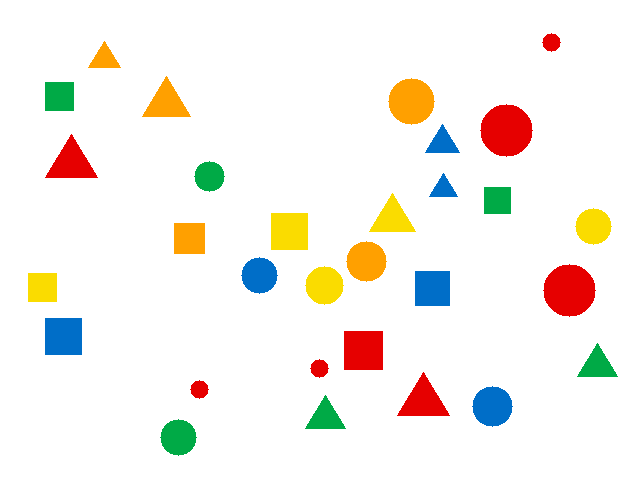
#> input picture module4_machineVision_cv-industrial-workshop/images/shapes.png, 640 x 480 px, found by its file name
$ jupyter execute --allow-errors 01_image_basics.ipynb   (older library calls are emulated)
#> lines starting #> are read from the running program, lines starting #| are printed output that depends on the picture; after the words box and inside, x2 and y2 are one past the last pixel; in counts of white or black regions, pixels touching at a corner belong together
### module4_machineVision_cv-industrial-workshop/scripts/vision_camera.py
"""
vision_camera.py : แหล่งภาพที่ใช้ร่วมกันทุก Workshop
  file   = ภาพจากไฟล์
  emu    = กล้อง Basler จำลอง (ไม่ต้องมีกล้องจริง)
  basler = กล้อง Basler จริง (GigE / USB)
  webcam = webcam สำรอง

ทุกแหล่งมีคำสั่งเหมือนกัน:  frame = src.read()   และ   src.close()
frame ที่ได้เป็นภาพสี BGR (numpy array) ส่งเข้า OpenCV ได้ทันที
"""
import os

# เปิดกล้องจำลองไว้เสมอ (ไม่กระทบกล้องจริง) จึงสลับ emu กับ basler ได้โดยไม่ต้อง Restart
os.environ.setdefault('PYLON_CAMEMU', '1')

import cv2
import numpy as np

# โฟลเดอร์ images/ ของ repo (ใช้ได้ไม่ว่าจะรันจากโฟลเดอร์ไหน)
IMG_DIR = os.path.join(os.path.dirname(os.path.abspath(__file__)), "..", "images")


def img_path(name):
    """คืน path เต็มของไฟล์ภาพตัวอย่างใน images/"""
    return name if os.path.exists(name) else os.path.join(IMG_DIR, name)


def imread_url(url, timeout=10):
    """โหลดภาพจาก URL (ต้องเป็นลิงก์ไฟล์ภาพโดยตรง เช่น .jpg / .png) คืนภาพ BGR เหมือน cv2.imread"""
    import ssl
    import urllib.request
    import numpy as np
    try:
        import certifi              # Python จาก python.org บน Mac ไม่มีใบรับรอง SSL ในตัว
        ctx = ssl.create_default_context(cafile=certifi.where())
    except ImportError:
        ctx = ssl.create_default_context()
    # บางเว็บบล็อกโปรแกรมที่ไม่บอกชื่อ browser จึงใส่ User-Agent ไว้
    req = urllib.request.Request(url, headers={"User-Agent": "Mozilla/5.0"})
    with urllib.request.urlopen(req, timeout=timeout, context=ctx) as r:
        data = r.read()
    img = cv2.imdecode(np.frombuffer(data, np.uint8), cv2.IMREAD_COLOR)
    if img is None:
        raise ValueError(f"ข้อมูลจาก {url} ไม่ใช่ไฟล์ภาพ (ลิงก์ต้องชี้ไปที่ไฟล์ภาพโดยตรง)")
    return img


# [25 lines left out: functions set_param, pick_device, not called in this run]

class FileSource:
    # [4 lines left out: function __init__, not called in this run]

    def read(self):
        return self.img.copy()

    def close(self):
        pass


class WebcamSource:
    # [7 lines left out: function __init__, not called in this run]

    def read(self):
        ok, frame = self.cap.read()
        return frame if ok else None

    def close(self):
        self.cap.release()


class BaslerSource:
    # [58 lines left out: functions __init__, read, not called in this run]

    def close(self):
        self.cam.StopGrabbing()
        self.cam.Close()


# [24 lines left out: functions add_source_args, open_source, fit_to_screen, not called in this run]


def use_thai_font():
    """ตั้งฟอนต์ไทยให้ matplotlib ทั้ง notebook (ทั้ง show() และกราฟที่วาดเอง)
    เลือกเฉพาะฟอนต์ที่มีในเครื่องจริง: Windows = Tahoma / Leelawadee UI, Mac = Thonburi / Tahoma"""
    import logging
    import warnings
    try:
        import matplotlib.pyplot as plt
        from matplotlib import font_manager
    except ImportError:
        return
    have = {f.name for f in font_manager.fontManager.ttflist}
    thai = [f for f in ("Tahoma", "Thonburi", "Leelawadee UI", "Noto Sans Thai",
                        "Sarabun", "Loma") if f in have]
    plt.rcParams["font.family"] = thai + ["DejaVu Sans"]
    logging.getLogger("matplotlib.font_manager").setLevel(logging.ERROR)
    warnings.filterwarnings("ignore", message="Glyph .* missing from font")


use_thai_font()   # เรียกทันทีที่ import vision_camera


def show(*imgs, titles=None, size=6):
    """แสดงภาพใน Jupyter Notebook (แปลง BGR เป็น RGB ให้อัตโนมัติ)"""
    import logging
    import warnings
    import matplotlib.pyplot as plt
    # ฟอนต์ที่มีภาษาไทย: Windows = Tahoma / Leelawadee UI, Mac = Thonburi
    # เลือกเฉพาะฟอนต์ไทยที่มีในเครื่องนี้จริง จึงไม่มีข้อความ findfont ... not found
    from matplotlib import font_manager
    have = {f.name for f in font_manager.fontManager.ttflist}
    thai = [f for f in ("Tahoma", "Leelawadee UI", "Thonburi", "Noto Sans Thai") if f in have]
    plt.rcParams["font.family"] = thai + ["DejaVu Sans"]
    warnings.filterwarnings("ignore", message="Glyph")
    warnings.filterwarnings("ignore", message="findfont")
    logging.getLogger("matplotlib.font_manager").setLevel(logging.ERROR)  # findfont มาทาง logging ไม่ใช่ warnings
    n = len(imgs)
    fig, axes = plt.subplots(1, n, figsize=(size * n, size * 0.75))
    axes = [axes] if n == 1 else axes
    for i, (ax, im) in enumerate(zip(axes, imgs)):
        if im.ndim == 2:
            ax.imshow(im, cmap="gray", vmin=0, vmax=255)
        else:
            ax.imshow(cv2.cvtColor(im, cv2.COLOR_BGR2RGB))
        if titles:
            ax.set_title(titles[i])
        ax.axis("off")
    plt.tight_layout()
    plt.show()


# [23 lines left out: function grab_one, not called in this run]


def put_label(img, text, org=(10, 30), scale=0.8, color=(0, 255, 255)):
    cv2.putText(img, text, org, cv2.FONT_HERSHEY_SIMPLEX, scale, (0, 0, 0), 4)
    cv2.putText(img, text, org, cv2.FONT_HERSHEY_SIMPLEX, scale, color, 2)


# ---------------------------------------------------------------
# สำหรับ Notebook 02b: เล่นกับกล้องจำลอง
# ---------------------------------------------------------------
# [28 lines left out: function grab_emu, not called in this run]


class EmuLine:
    """สายการผลิตจำลอง: กล้องจำลองส่งภาพจากโฟลเดอร์ทีละภาพ ทุกครั้งที่สั่ง Trigger
    ใช้แบบ:  line = EmuLine("line")  ->  frame = line.trigger()  ->  line.close()"""

    # [27 lines left out: functions __init__, trigger, not called in this run]

    def close(self):
        self.cam.StopGrabbing()
        self.cam.Close()


# [17 lines left out: function simulate_real, not called in this run]


class SimpleHOG:
    # HOG แบบเขียนเอง ใช้แทน cv2.HOGDescriptor ที่ไม่มีใน OpenCV 5  (ภาพ 64x48, cell 8, block 2x2, 9 ทิศ)
    def __init__(self, cell=8, bins=9):
        self.cell, self.bins = cell, bins

    # [32 lines left out: functions compute, make_hog, not called in this run]

### module4_machineVision_cv-industrial-workshop/notebooks/01_image_basics.ipynb
# Workshop 1: ภาพคืออะไร
**เป้าหมาย:** เปิดภาพ ดูว่าคอมพิวเตอร์เห็นภาพเป็นตัวเลขอย่างไร แยกชั้นสี RGB และ HSV แล้วลอง Threshold กับ Canny

วิธีใช้: คลิกที่ cell แล้วกด **Shift + Enter** เพื่อรันทีละ cell จากบนลงล่าง

[cell 1]
import sys, os
sys.path.insert(0, os.path.abspath("../scripts"))   # ให้หาไฟล์ vision_camera.py เจอ

import cv2
import numpy as np
from vision_camera import show, grab_one, img_path, put_label
print("OpenCV", cv2.__version__, "พร้อมใช้งาน")

## 1. เปิดภาพ

[cell 2]
img = cv2.imread(img_path("shapes.png"))
#> img is the input picture: shape (480, 640, 3); mean B, G, R 234.9, 241.3, 245.5
show(img, titles=["shapes.png"])

[cell 3]
from vision_camera import imread_url

url = "https://raw.githubusercontent.com/opencv/opencv/4.x/samples/data/fruits.jpg"
#> (the rest of this cell did not finish here and is left out)

print("ขนาด:", web_img.shape)
show(web_img, titles=["ภาพจากเว็บ"])

[cell 4]
from vision_camera import imread_url

BASE = "https://raw.githubusercontent.com/opencv/opencv/4.x/samples/data/"
examples = {
    "ชิ้นงานบน backlight (หามุม/ตำแหน่ง)": "pca_test1.jpg",
    "นับและแยกสี":                        "smarties.png",
    "อ่านเกจวัดแรงดัน":                    "gauge-1.jpg",
    "หาสินค้าในฉาก":                       "box_in_scene.png",
    "อ่านตัวอักษร (OCR)":                  "imageTextN.png",
}

web = {}
#> (the rest of this cell did not finish here and is left out)

    show(web[name], titles=[title])

## 2. ภาพคือตัวเลข 3 มิติ
`img.shape` บอก (สูง, กว้าง, ชั้นสี)  ส่วน `img[แถว, คอลัมน์]` คือค่าสีของพิกเซล 1 จุด
**ระวัง:** OpenCV เรียงสีเป็น **B, G, R**

[cell 5]
print("ขนาด (สูง, กว้าง, ชั้นสี):", img.shape)
#| ขนาด (สูง, กว้าง, ชั้นสี): (480, 640, 3)
print("ชนิดข้อมูล:", img.dtype, " (ค่า 0-255)")
#| ชนิดข้อมูล: uint8  (ค่า 0-255)
print("พิกเซลมุมซ้ายบน [B G R]:", img[0, 0])
#| พิกเซลมุมซ้ายบน [B G R]: [255 255 255]
print("พิกเซลในวงกลมแดง [B G R]:", img[270, 570])
#| พิกเซลในวงกลมแดง [B G R]: [  0   0 230]

## 3. ซูมจนเห็นพิกเซล
ตัดภาพเล็กๆ 16 × 16 พิกเซลที่ขอบวงกลมแดง แล้วขยายแบบไม่เกลี่ยสี (`INTER_NEAREST`) จะเห็นเป็นช่องสี่เหลี่ยม

[cell 6]
crop = img[262:278, 537:553]
big = cv2.resize(crop, (320, 320), interpolation=cv2.INTER_NEAREST)
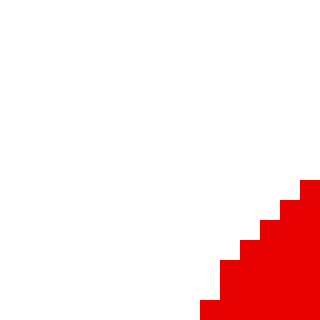
#> big: shape (320, 320, 3); mean of channels 0, 1, 2 229.1, 229.1, 252.5; drawn as B, G, R
show(img, big, titles=["ภาพเต็ม", "ซูม 16 x 16 พิกเซล"])
#> call 2 of show, with size = 6
#> in show (call 2), `plt.show()`:
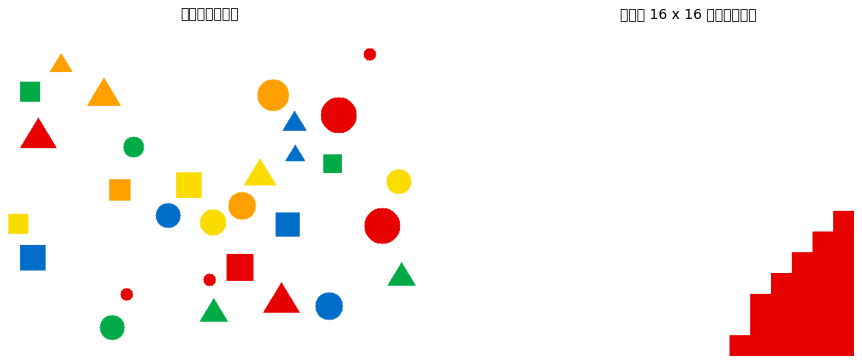
#> figure drawn by matplotlib, 2 panels

## 4. ภาพเทา (Gray) = 1 ตัวเลขต่อพิกเซล
สูตร: **Gray = 0.299R + 0.587G + 0.114B**  แดง (230, 0, 0) จึงได้ประมาณ 0.299 × 230 ≈ 69

[cell 7]
gray = cv2.cvtColor(img, cv2.COLOR_BGR2GRAY)
print("ขนาดภาพเทา:", gray.shape, " (ไม่มีชั้นสีแล้ว)")
#| ขนาดภาพเทา: (480, 640)  (ไม่มีชั้นสีแล้ว)
print("ค่าเทาของวงกลมแดง:", gray[270, 570])
#| ค่าเทาของวงกลมแดง: 69
show(img, gray, titles=["ภาพสี", "ภาพเทา"])
#> call 3 of show, with size = 6
#> in show (call 3), `plt.show()`:
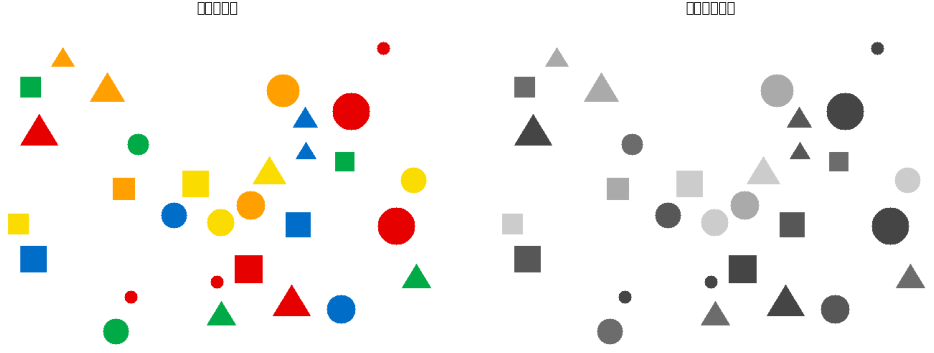
#> figure drawn by matplotlib, 2 panels

## 5. แยกชั้นสี B, G, R
บริเวณที่สว่างในแต่ละชั้น = มีสีนั้นมาก

[cell 8]
b, g, r = cv2.split(img)
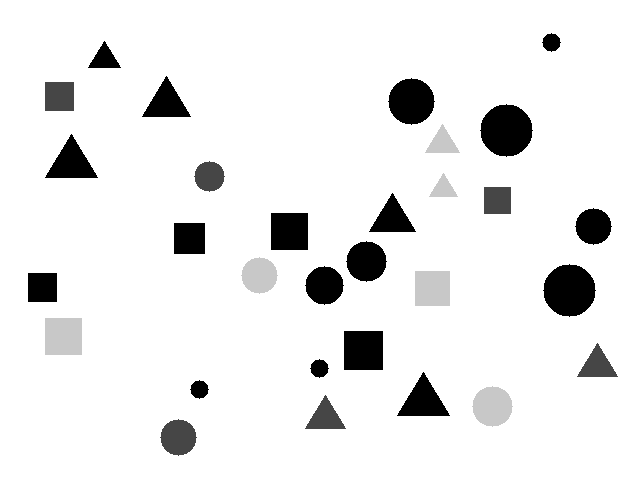
#> b: shape (480, 640); min 0, max 255, mean 234.9
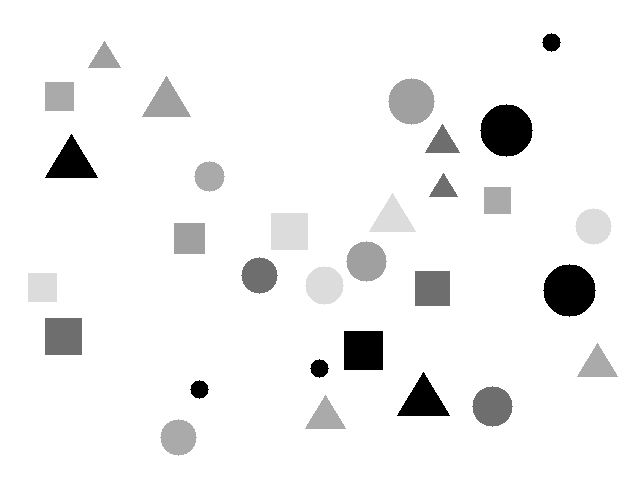
#> g: shape (480, 640); min 0, max 255, mean 241.3
show(b, g, r, titles=["B น้ำเงิน", "G เขียว", "R แดง"], size=4)

## 6. HSV: บอกสีด้วย 3 คำถาม
**H** สีอะไร (0-179)  **S** สดแค่ไหน (0-255)  **V** สว่างแค่ไหน (0-255)

[cell 9]
hsv = cv2.cvtColor(img, cv2.COLOR_BGR2HSV)
#> hsv: shape (480, 640, 3); mean H, S, V 3.8, 24.9, 251.9
h, s, v = cv2.split(hsv)
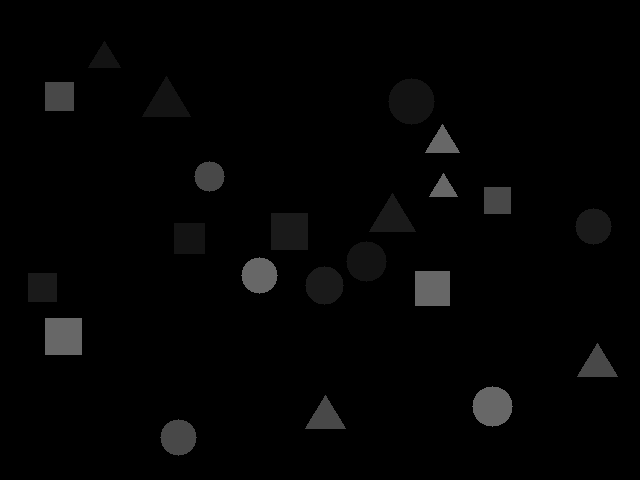
#> h: shape (480, 640); min 0, max 103, mean 3.8
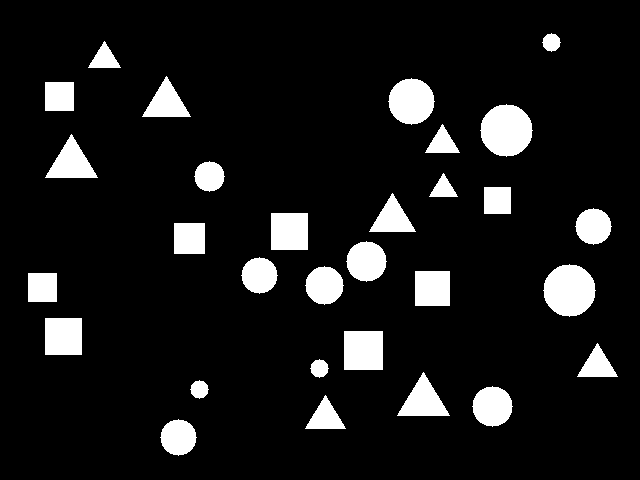
#> s: shape (480, 640); 9.8% white; 30 white regions, largest, box (x1, y1, x2, y2) and area: (480, 104, 533, 157) 2121, (543, 264, 596, 317) 2121, (388, 78, 435, 125) 1653
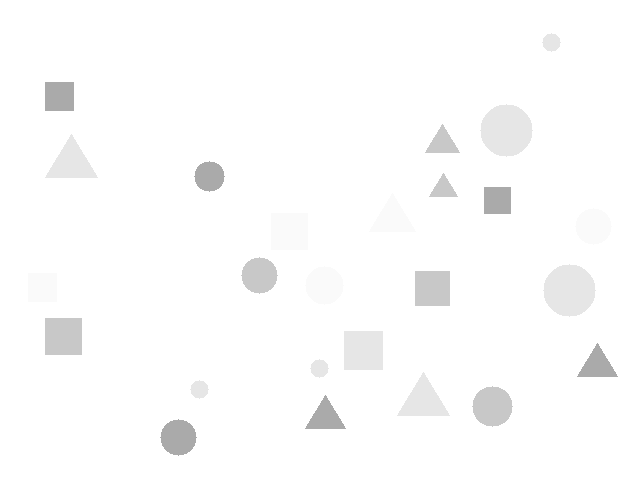
#> v: shape (480, 640); min 170, max 255, mean 251.9
print("วงกลมแดง [H S V]:", hsv[270, 570], " <- H = 0 คือสีแดง")
#| วงกลมแดง [H S V]: [  0 255 230]  <- H = 0 คือสีแดง
show(h, s, v, titles=["H สีอะไร", "S สดแค่ไหน", "V สว่างแค่ไหน"], size=4)

## 7. Threshold: แปลงเป็นภาพขาว-ดำ
เลื่อนแถบ **T** แล้วสังเกต: ถ้า T สูงเกินไป วัตถุบางชิ้นจะหายไป
(กลับสีภาพเทาก่อน เพื่อให้วัตถุสว่างบนพื้นมืด)

[cell 10]
from ipywidgets import interact

inv = 255 - gray
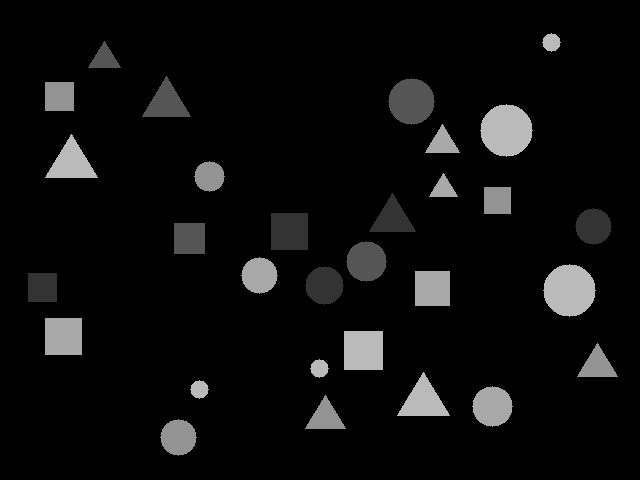
#> inv: shape (480, 640); min 0, max 186, mean 13.1
def try_threshold(T=100):
    _, bw = cv2.threshold(inv, T, 255, cv2.THRESH_BINARY)
    show(inv, bw, titles=["ภาพเทา (กลับสี)", f"Threshold T = {T}"])

interact(try_threshold, T=(0, 255, 5));
#> the sliders are set to T = 127
#> in try_threshold, `_, bw = cv2.threshold(inv, T, 255, cv2.THRESH_BINARY)`: bw: shape (480, 640); 6.3% white; 20 white regions, largest, box (x1, y1, x2, y2) and area: (480, 104, 533, 157) 2121, (543, 264, 596, 317) 2121, (344, 331, 383, 370) 1521
#> the sliders are set to low = 127, high = 127

## 8. Canny: หาขอบวัตถุ
เลื่อนค่า low / high แล้วดูว่าเส้นขอบเปลี่ยนอย่างไร

[cell 11]
def try_canny(low=50, high=150):
#> called with low = 127, high = 127
    edges = cv2.Canny(gray, low, high)
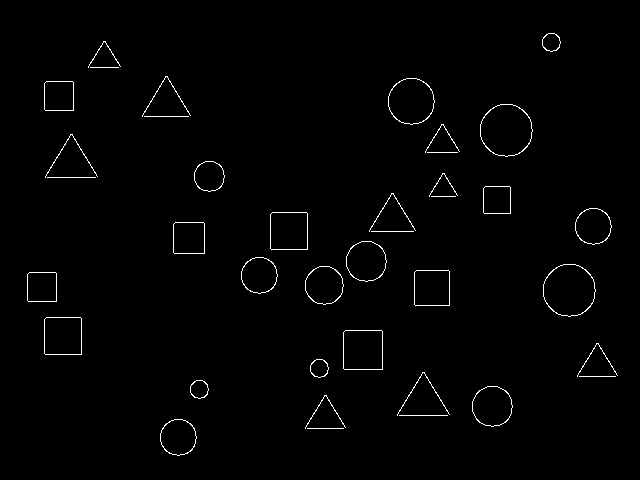
#> edges: shape (480, 640); 1.2% white in thin lines or dots, all inside (x1, y1, x2, y2) = (27, 33, 618, 456)
    show(img, edges, titles=["ภาพต้นฉบับ", f"Canny ({low}, {high})"])

interact(try_canny, low=(0, 255, 5), high=(0, 255, 5));

## ลองเอง
1. เปลี่ยนตำแหน่งใน `img[270, 570]` เป็นจุดอื่น แล้วดูว่าได้สีอะไร
2. ถ่ายรูปด้วยมือถือ ใส่ไว้ในโฟลเดอร์ `images/` แล้วเปลี่ยนชื่อไฟล์ใน cell ข้อ 1

$ run again, with module4_machineVision_cv-industrial-workshop/images/ocr_sample.png copied over module4_machineVision_cv-industrial-workshop/images/shapes.png
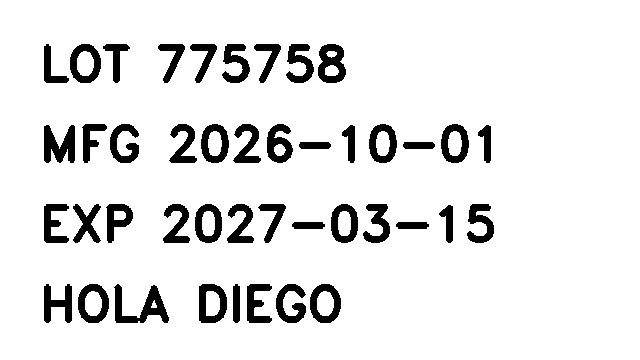
#> input picture module4_machineVision_cv-industrial-workshop/images/ocr_sample.png, 640 x 360 px, found by its file name
#> img is the input picture: shape (360, 640, 3); 90.5% white; 43 black regions, largest, box (x1, y1, x2, y2) and area: (114, 284, 169, 323) 921, (44, 125, 75, 163) 801, (318, 44, 346, 83) 710
#| ขนาด (สูง, กว้าง, ชั้นสี): (360, 640, 3)
#| ชนิดข้อมูล: uint8  (ค่า 0-255)
#| พิกเซลมุมซ้ายบน [B G R]: [255 255 255]
#| พิกเซลในวงกลมแดง [B G R]: [255 255 255]
#> big: shape (320, 320, 3); every value is 255
#| ขนาดภาพเทา: (360, 640)  (ไม่มีชั้นสีแล้ว)
#| ค่าเทาของวงกลมแดง: 255
#> hsv: shape (360, 640, 3); mean H, S, V 0, 0, 230.7
#> h: shape (360, 640); every value is 0
#| วงกลมแดง [H S V]: [  0   0 255]  <- H = 0 คือสีแดง
#> in show (call 5), `plt.show()`:
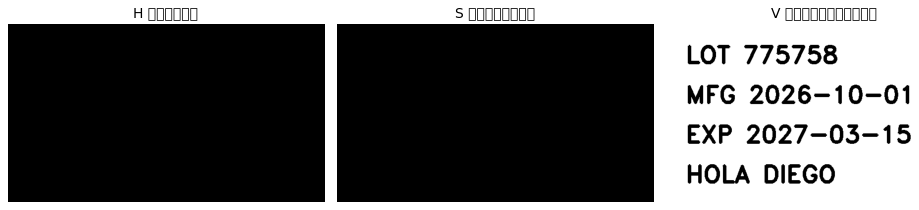
#> figure drawn by matplotlib, 3 panels
#> in try_canny, `edges = cv2.Canny(gray, low, high)`:
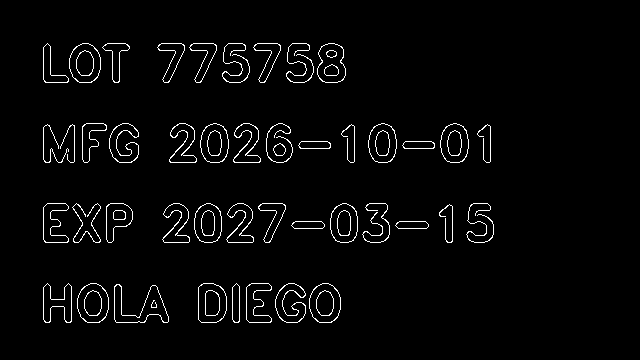
#> edges: shape (360, 640); 2.8% white in thin lines or dots, all inside (x1, y1, x2, y2) = (43, 43, 494, 323)
